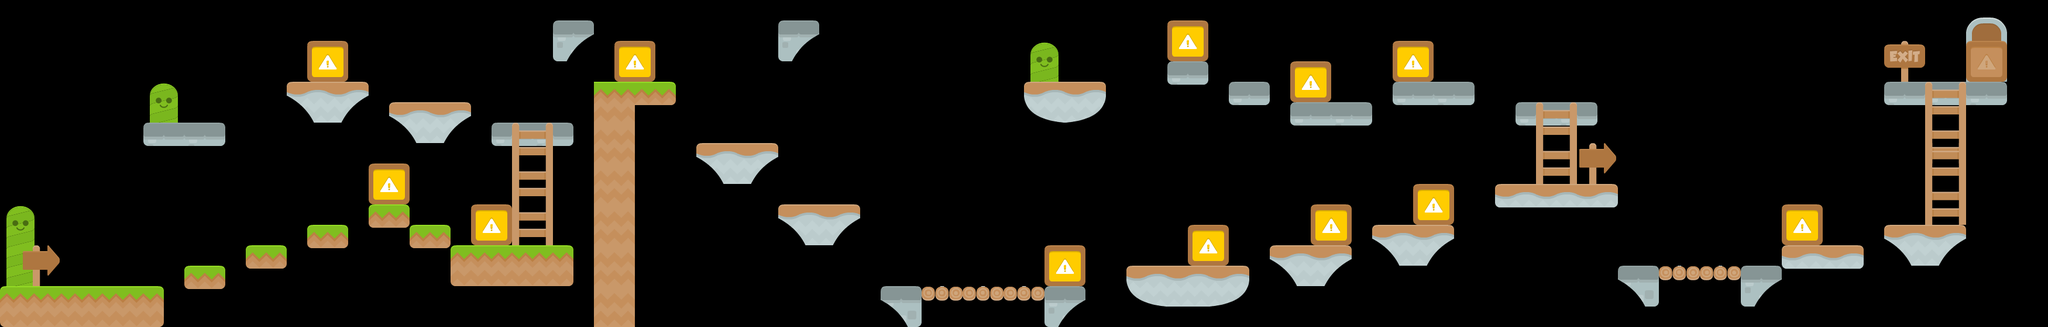

A 2D game scene composited from a Tiled map and its tileset images. What follows is a short description and the map's XML, with each tile layer's data collapsed to a summary:
An orthogonal 100x16 tile map with 35x35 px tiles, 4 tile layers (platforms, ladders, enemies, triggers).

<map version="1.0" orientation="orthogonal" renderorder="right-down" width="100" height="16" tilewidth="35" tileheight="35" nextobjectid="1">
 <tileset firstgid="1" name="tileset" tilewidth="70" tileheight="70" spacing="2" margin="2" tilecount="196">
  <image source="tileset.png" width="1024" height="1024" />
 </tileset>
 <layer name="platforms" width="100" height="16">
  <data>[1600 cells, 68 non-empty, 21 distinct tile ids]</data>
 </layer>
 <layer name="ladders" width="100" height="16">
  <data>[1600 cells, 19 non-empty, 9 distinct tile ids]</data>
 </layer>
 <layer name="enemies" width="100" height="16">
  <data>[1600 cells, 12 non-empty, 1 distinct tile ids]</data>
 </layer>
 <layer name="triggers" width="100" height="16">
  <data>[1600 cells, 1 non-empty, 1 distinct tile ids]</data>
 </layer>
</map>
